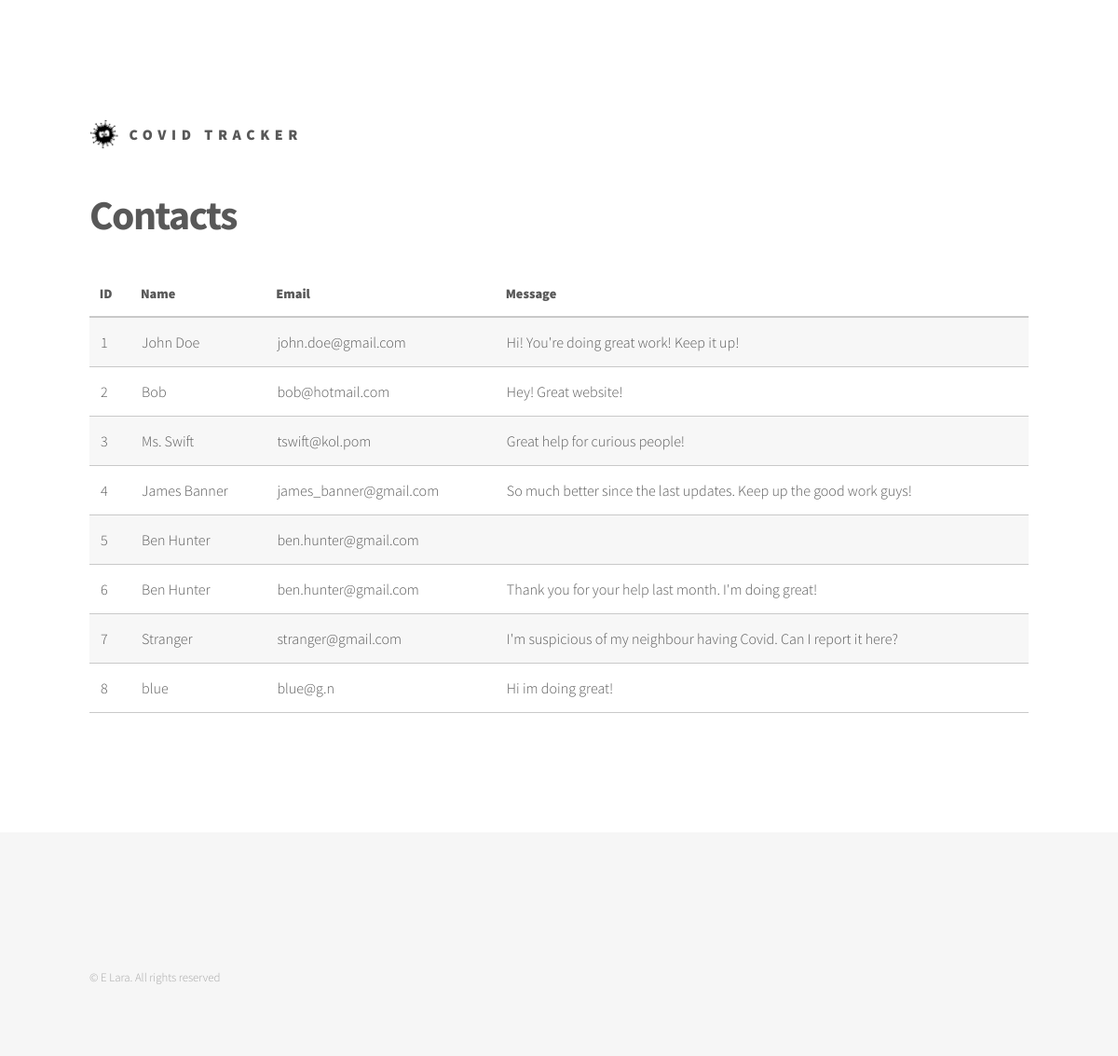
The app's page /messages.php with its own data.
### tables this page shows
CREATE TABLE `contacts` (
  `id` int(11) UNSIGNED NOT NULL,
  `name` text NOT NULL,
  `email` varchar(100) NOT NULL,
  `message` varchar(300) NOT NULL
);

### messages.php (the view, shortened to what this page needs)
<?php
	require_once $_SERVER['DOCUMENT_ROOT'] . '/CovidTracker/assets/php/config.php';
?>
<!DOCTYPE HTML>
<html>
	<head>
		<link rel="stylesheet" href="assets/css/main.css" />
	</head>
	<body class="is-preload">
			<div id="wrapper">
					<header id="header">
						<div class="inner">
								<a href="admin-panel.php" class="logo">
									<span class="symbol"><img src="images/logo.png" alt="" /></span><span class="title">Covid Tracker</span>
								</a>
						</div>
					</header>
					<div id="main">
						<div class="inner">
							<h1>Contacts</h1>
                            <section>
                                <div class="table-wrapper">
									<?php
										$query = "SELECT * from contacts limit 100;";
										$queryResult = $db->query($query);
									?>
										<table>
											<thead>
												<tr>
													<th>ID</th>
													<th>Name</th>
													<th>Email</th>
													<th>Message</th>
												</tr>
											</thead>
									<?php
										while ($queryRow = $queryResult->fetch_row()) {
											echo "<tr>";
											for($i = 0; $i < $queryResult->field_count; $i++){
												echo "<td>$queryRow[$i]</td>";
											}
											echo "</tr>";
										}
									?>
										</table>
                                </div>
                            </section>
                        </div>
					</div>
					<footer id="footer">
						<div class="inner">
							<ul class="copyright">
								<li>&copy; E Lara. All rights reserved</li>
							</ul>
						</div>
					</footer>
			</div>
	</body>
</html>

### assets/css/main.css (style rules this page uses)
html, body, div, span, applet, object, iframe, h1, h2, h3, h4, h5, h6, p, blockquote, pre, a, abbr, acronym, address, big, cite, code, del, dfn, em, img, ins, kbd, q, s, samp, small, strike, strong, sub, sup, tt, var, b, u, i, center, dl, dt, dd, ol, ul, li, fieldset, form, label, legend, table, caption, tbody, tfoot, thead, tr, th, td, article, aside, canvas, details, embed, figure, figcaption, footer, header, hgroup, menu, nav, output, ruby, section, summary, time, mark, audio, video { margin: 0; padding: 0; border: 0; font-size: 100%; font: inherit; vertical-align: baseline; }
article, aside, details, figcaption, figure, footer, header, hgroup, menu, nav, section { display: block; }
body { line-height: 1; }
ol, ul { list-style: none; }
table { border-collapse: collapse; border-spacing: 0; }
body { -webkit-text-size-adjust: none; }
body { -ms-overflow-style: scrollbar; }
html { box-sizing: border-box; }
*, *:before, *:after { box-sizing: inherit; }
body { background: #ffffff; }
body.is-preload *, body.is-preload *:before, body.is-preload *:after { -moz-animation: none !important; -webkit-animation: none !important; -ms-animation: none !important; animation: none !important; -moz-transition: none !important; -webkit-transition: none !important; -ms-transition: none !important; transition: none !important; }
body, input, select, textarea { color: #585858; font-family: "Source Sans Pro", Helvetica, sans-serif; font-size: 16pt; font-weight: 300; line-height: 1.75; }
@media screen and (max-width: 1680px) { body, input, select, textarea { font-size: 14pt; } }
@media screen and (max-width: 1280px) { body, input, select, textarea { font-size: 12pt; } }
a { -moz-transition: border-bottom-color 0.2s ease, color 0.2s ease; -webkit-transition: border-bottom-color 0.2s ease, color 0.2s ease; -ms-transition: border-bottom-color 0.2s ease, color 0.2s ease; transition: border-bottom-color 0.2s ease, color 0.2s ease; text-decoration: none; color: #585858; border-bottom: dotted 1px rgba(88, 88, 88, 0.5); }
h1 { font-size: 2.75em; font-weight: 700; line-height: 1.3; margin: 0 0 1em 0; letter-spacing: -0.035em; }
ul { list-style: disc; margin: 0 0 2em 0; padding-left: 1em; }
ul li { padding-left: 0.5em; }
.table-wrapper { -webkit-overflow-scrolling: touch; overflow-x: auto; }
table { margin: 0 0 2em 0; width: 100%; }
table tbody tr { border: solid 1px #c9c9c9; border-left: 0; border-right: 0; }
table tbody tr:nth-child(2n + 1) { background-color: rgba(144, 144, 144, 0.075); }
table td { padding: 0.75em 0.75em; }
table th { font-size: 0.9em; font-weight: 900; padding: 0 0.75em 0.75em 0.75em; text-align: left; }
table thead { border-bottom: solid 2px #c9c9c9; }
#header { padding: 8em 0 0.1em 0 ; }
#header .logo { display: block; border-bottom: 0; color: inherit; font-weight: 900; letter-spacing: 0.35em; margin: 0 0 2.5em 0; text-decoration: none; text-transform: uppercase; display: inline-block; }
#header .logo > * { display: inline-block; vertical-align: middle; }
#header .logo .symbol { margin-right: 0.65em; }
#header .logo .symbol img { display: block; width: 2em; height: 2em; }
#wrapper { -moz-transition: opacity 0.45s ease; -webkit-transition: opacity 0.45s ease; -ms-transition: opacity 0.45s ease; transition: opacity 0.45s ease; opacity: 1; }
#main { padding: 0em 0 6em 0 ; }
#footer { padding: 5em 0 6em 0 ; background-color: #f6f6f6; }
#footer > .inner { display: -moz-flex; display: -webkit-flex; display: -ms-flex; display: flex; -moz-flex-wrap: wrap; -webkit-flex-wrap: wrap; -ms-flex-wrap: wrap; flex-wrap: wrap; -moz-flex-direction: row; -webkit-flex-direction: row; -ms-flex-direction: row; flex-direction: row; }
#footer > .inner > * > :last-child { margin-bottom: 0; }
#footer > .inner .copyright { width: 100%; padding: 0; margin-top: 5em; list-style: none; font-size: 0.8em; color: rgba(88, 88, 88, 0.5); }
#footer > .inner .copyright li { display: inline-block; border-left: solid 1px rgba(88, 88, 88, 0.15); line-height: 1; padding: 0 0 0 1em; margin: 0 0 0 1em; }
#footer > .inner .copyright li:first-child { border-left: 0; padding-left: 0; margin-left: 0; }
@media screen and (max-width: 1280px) { #footer { padding: 5em 0 3em 0 ; } }
#wrapper > * > .inner { width: 100%; max-width: 68em; margin: 0 auto; padding: 0 2.5em; }

### records on screen
contacts: id "1", name "John Doe", email "john.doe@gmail.com", message "Hi! You're doing great work! Keep it up!"
contacts: id "2", name "Bob", email "bob@hotmail.com", message "Hey! Great website!"
contacts: id "3", name "Ms. Swift", email "tswift@kol.pom", message "Great help for curious people!"
contacts: id "4", name "James Banner", email "james_banner@gmail.com", message "So much better since the last updates. Keep up the good work guys!"
contacts: id "5", name "Ben Hunter", email "ben.hunter@gmail.com"
contacts: id "6", name "Ben Hunter", email "ben.hunter@gmail.com", message "Thank you for your help last month. I'm doing great!"
contacts: id "7", name "Stranger", email "stranger@gmail.com", message "I'm suspicious of my neighbour having Covid. Can I report it here?"
contacts: id "8", name "blue", email "blue@g.n", message "Hi im doing great!"
